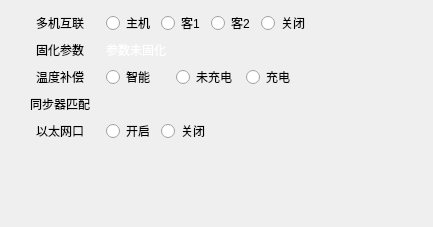
<?xml version="1.0" encoding="UTF-8"?>
<ui version="4.0">
 <class>DebugExpert</class>
 <widget class="QWidget" name="DebugExpert">
  <property name="geometry">
   <rect>
    <x>0</x>
    <y>0</y>
    <width>433</width>
    <height>227</height>
   </rect>
  </property>
  <property name="windowTitle">
   <string>Form</string>
  </property>
  <layout class="QGridLayout" name="gridLayout_2">
   <property name="leftMargin">
    <number>20</number>
   </property>
   <item row="0" column="0">
    <layout class="QGridLayout" name="gridLayout">
     <item row="1" column="1">
      <widget class="QLabel" name="label_freeze_data">
       <property name="styleSheet">
        <string notr="true">QLabel {color:white}</string>
       </property>
       <property name="text">
        <string>参数未固化</string>
       </property>
      </widget>
     </item>
     <item row="0" column="1">
      <layout class="QHBoxLayout" name="horizontalLayout">
       <property name="spacing">
        <number>6</number>
       </property>
       <item>
        <widget class="TTKRadioButtonWidget" name="rbt_multi_server">
         <property name="text">
          <string>主机</string>
         </property>
        </widget>
       </item>
       <item>
        <widget class="TTKRadioButtonWidget" name="rbt_multi_client1">
         <property name="text">
          <string>客1</string>
         </property>
        </widget>
       </item>
       <item>
        <widget class="TTKRadioButtonWidget" name="rbt_multi_client2">
         <property name="text">
          <string>客2</string>
         </property>
        </widget>
       </item>
       <item>
        <widget class="TTKRadioButtonWidget" name="rbt_multi_close">
         <property name="text">
          <string>关闭</string>
         </property>
        </widget>
       </item>
      </layout>
     </item>
     <item row="3" column="1">
      <widget class="QLabel" name="label_sync">
       <property name="styleSheet">
        <string notr="true">QLabel {color:white}</string>
       </property>
       <property name="text">
        <string/>
       </property>
      </widget>
     </item>
     <item row="4" column="1">
      <layout class="QHBoxLayout" name="horizontalLayout_2">
       <item>
        <widget class="TTKRadioButtonWidget" name="eth_on">
         <property name="text">
          <string>开启</string>
         </property>
        </widget>
       </item>
       <item>
        <widget class="TTKRadioButtonWidget" name="eth_off">
         <property name="text">
          <string>关闭</string>
         </property>
        </widget>
       </item>
       <item>
        <spacer name="horizontalSpacer_2">
         <property name="orientation">
          <enum>Qt::Horizontal</enum>
         </property>
         <property name="sizeHint" stdset="0">
          <size>
           <width>40</width>
           <height>20</height>
          </size>
         </property>
        </spacer>
       </item>
      </layout>
     </item>
     <item row="0" column="0">
      <widget class="QLabel" name="lab_multi">
       <property name="minimumSize">
        <size>
         <width>80</width>
         <height>0</height>
        </size>
       </property>
       <property name="text">
        <string>多机互联</string>
       </property>
       <property name="alignment">
        <set>Qt::AlignCenter</set>
       </property>
      </widget>
     </item>
     <item row="1" column="0">
      <widget class="QLabel" name="lab_freeze_data">
       <property name="text">
        <string>固化参数</string>
       </property>
       <property name="alignment">
        <set>Qt::AlignCenter</set>
       </property>
      </widget>
     </item>
     <item row="2" column="0">
      <widget class="QLabel" name="lab_temp">
       <property name="text">
        <string>温度补偿</string>
       </property>
       <property name="alignment">
        <set>Qt::AlignCenter</set>
       </property>
      </widget>
     </item>
     <item row="3" column="0">
      <widget class="QLabel" name="lab_sync">
       <property name="text">
        <string>同步器匹配</string>
       </property>
       <property name="alignment">
        <set>Qt::AlignCenter</set>
       </property>
      </widget>
     </item>
     <item row="4" column="0">
      <widget class="QLabel" name="lab_eth">
       <property name="text">
        <string>以太网口</string>
       </property>
       <property name="alignment">
        <set>Qt::AlignCenter</set>
       </property>
      </widget>
     </item>
     <item row="2" column="1">
      <layout class="QHBoxLayout" name="horizontalLayout_3">
       <item>
        <widget class="TTKRadioButtonWidget" name="rbt_auto">
         <property name="text">
          <string>智能</string>
         </property>
        </widget>
       </item>
       <item>
        <widget class="TTKRadioButtonWidget" name="rbt_uncharge">
         <property name="text">
          <string>未充电</string>
         </property>
        </widget>
       </item>
       <item>
        <widget class="TTKRadioButtonWidget" name="rbt_charge">
         <property name="text">
          <string>充电</string>
         </property>
        </widget>
       </item>
      </layout>
     </item>
    </layout>
   </item>
   <item row="0" column="1">
    <spacer name="horizontalSpacer">
     <property name="orientation">
      <enum>Qt::Horizontal</enum>
     </property>
     <property name="sizeHint" stdset="0">
      <size>
       <width>20</width>
       <height>20</height>
      </size>
     </property>
    </spacer>
   </item>
   <item row="1" column="0">
    <spacer name="verticalSpacer">
     <property name="orientation">
      <enum>Qt::Vertical</enum>
     </property>
     <property name="sizeHint" stdset="0">
      <size>
       <width>20</width>
       <height>41</height>
      </size>
     </property>
    </spacer>
   </item>
  </layout>
 </widget>
 <customwidgets>
  <customwidget>
   <class>TTKRadioButtonWidget</class>
   <extends>QRadioButton</extends>
   <header location="global">Gui/TTK/ttkradiobuttonwidget.h</header>
  </customwidget>
 </customwidgets>
 <resources/>
 <connections/>
</ui>
